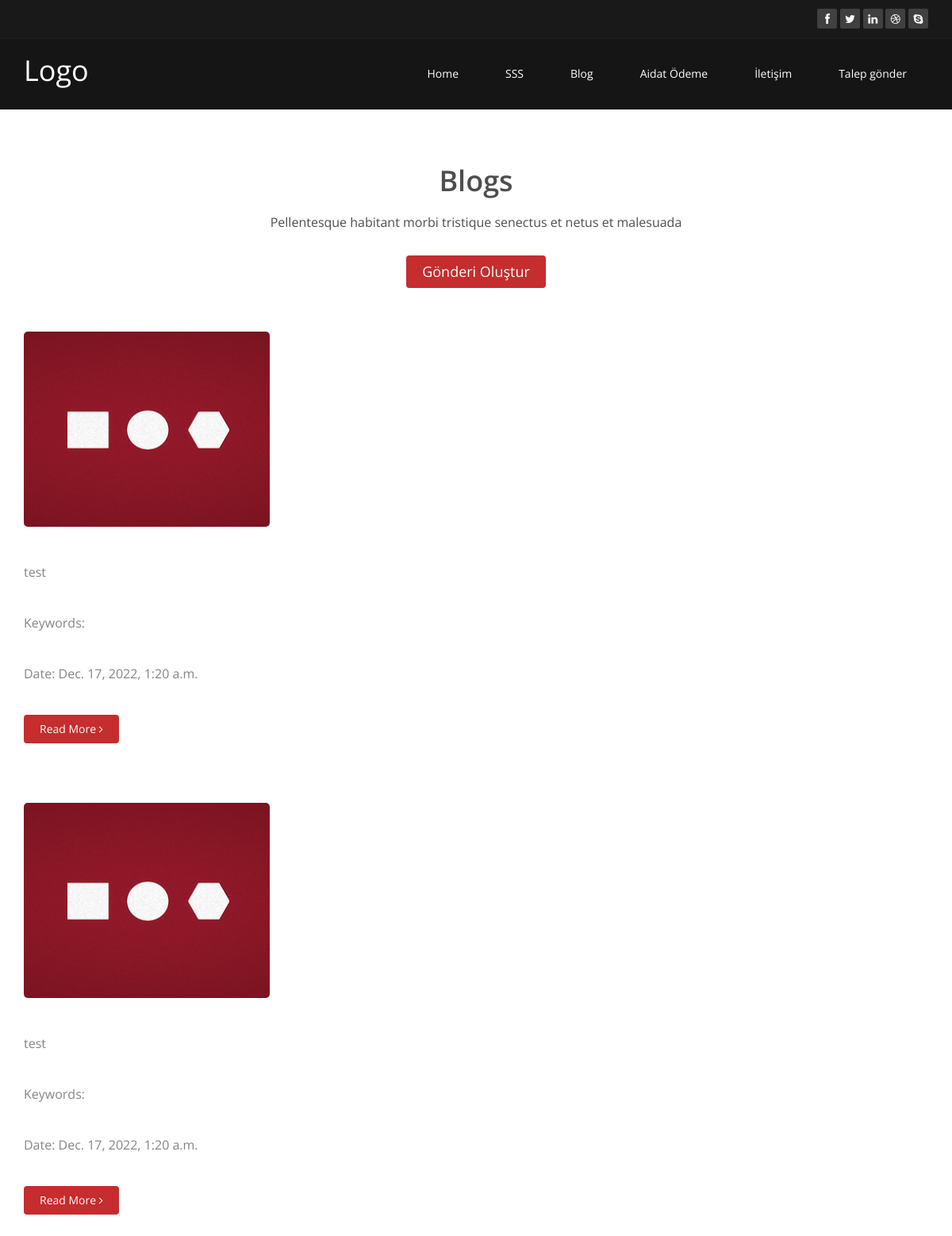
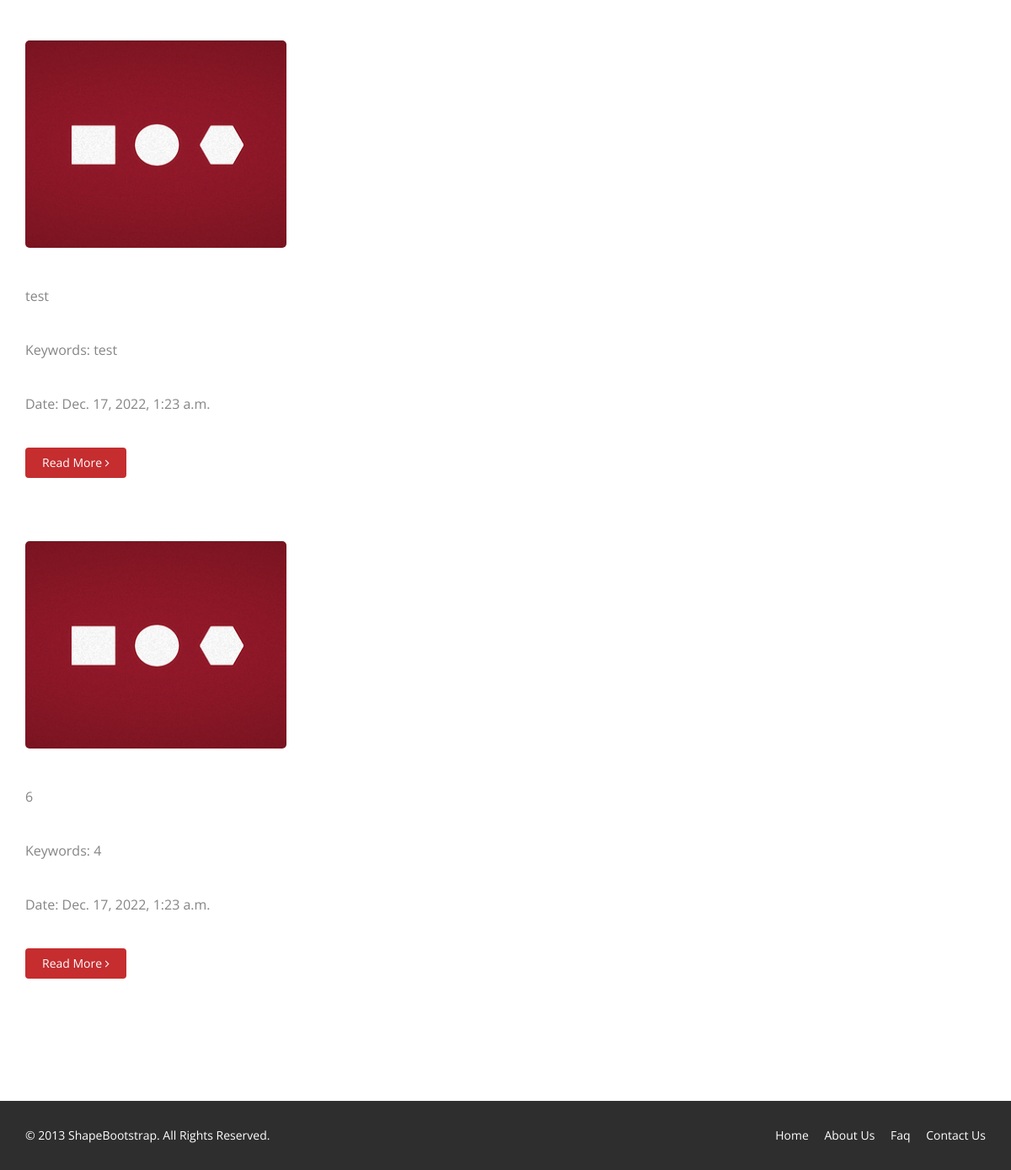
The app's page /blog/ (signed in) with its own data (2 pictures, top to bottom).
### core/models.py (models this page shows, shortened)
class Content(models.Model):
    id = models.UUIDField(primary_key=True,default=uuid.uuid4)
    title = models.CharField(max_length=100)
    keywords = models.CharField(max_length=100)
    description = models.TextField()
    image = models.ImageField(upload_to='content_images',default='content_images/blog_image.png')
    menu_id = models.IntegerField(blank=True,null=True)
    detail = models.CharField(max_length=100)
    type = models.CharField(max_length=10)
    created_at = models.DateTimeField(default=datetime.now)
    updated_at = models.DateTimeField(default=datetime.now)

### core/views.py (the view)
# urls.py: 2. Add a URL to urlpatterns:  path('blog/', include('blog.urls'))
@login_required(login_url='signin/')
def blog(request):
    contents = Content.objects.all()
    return render(request,'blog.html',{'contents':contents})

### templates/blog.html (shortened to what this page needs)
{% load static %}
<!DOCTYPE html>
<html lang="en">
<head>
    <link rel="stylesheet" href="https://maxcdn.bootstrapcdn.com/bootstrap/3.4.1/css/bootstrap.min.css">
    <link href="{% static 'css/bootstrap.min.css' %}" rel="stylesheet">
    <link href="{% static 'css/font-awesome.min.css' %}" rel="stylesheet">
    <link href="{% static 'css/animate.min.css' %}" rel="stylesheet">
    <link href="{% static 'css/prettyPhoto.css' %}" rel="stylesheet">
    <link href="{% static 'css/main.css' %}" rel="stylesheet">
    <link href="{% static 'css/responsive.css' %}" rel="stylesheet">
</head>
<body>
    {% include 'menu.html' %}
    {% block content %}
    <section id="blog" class="container">
        <div class="center">
            <h2>Blogs</h2>
            <p class="lead">Pellentesque habitant morbi tristique senectus et netus et malesuada</p>
            <a href="{% url 'upload' %}" style="font-size: large;" class="btn btn-primary " >Gönderi Oluştur</a>
        </div>
        <div class="blog">
            <div class="row">
            {% for content in contents %}
                 <div class="col-md-8">
                    <div class="blog-item">
                        <div class="row">
                            <div class="col-xs-12 col-sm-10 blog-content">
                                <a href="#"><img class="img-responsive img-blog" src="{{content.image.url}}" width="50%" height="200px" alt="" /></a>
                                <h3>{{content.description}}</h3>
                                <h3>Keywords: {{content.keywords}} </h3>
                                <h3>Date: {{content.created_at}}</h3>
                                <a class="btn btn-primary readmore" href="/blogs/{{content.id}}">Read More <i class="fa fa-angle-right"></i></a>
                            </div>
                        </div>
                    </div>
                 </div>
                {% endfor %}
            </div>
        </div>
    </section>
    <footer id="footer" class="midnight-blue">
        <div class="container">
            <div class="row">
                <div class="col-sm-6">
                    &copy; 2013 <a target="_blank" href="http://shapebootstrap.net/" title="Free Twitter Bootstrap WordPress Themes and HTML templates">ShapeBootstrap</a>. All Rights Reserved.
                </div>
                <div class="col-sm-6">
                    <ul class="pull-right">
                        <li><a href="#">Home</a></li>
                        <li><a href="#">About Us</a></li>
                        <li><a href="#">Faq</a></li>
                        <li><a href="#">Contact Us</a></li>
                    </ul>
                </div>
            </div>
        </div>
    </footer>
</body>
</html>
{% endblock %}

### staticfiles/css/main.css (style rules this page uses)
body { background: #fff; font-family: 'Open Sans', sans-serif; color:#4e4e4e; line-height: 22px; }
h1, h2, h3, h4, h5, h6 { font-weight: 600; font-family: 'Open Sans', sans-serif; color:#4e4e4e; }
h2 { font-size: 20px; }
h3 { font-size: 16px; color: #787878; font-weight: 400; line-height: 24px; }
a { color: #c52d2f; -webkit-transition: color 300ms, background-color 300ms; -moz-transition: color 300ms, background-color 300ms; -o-transition: color 300ms, background-color 300ms; transition: color 300ms, background-color 300ms; }
.btn-primary { padding: 8px 20px; background: #c52d2f; color: #fff; border-radius: 4px; border:none; margin-top: 10px; }
.center h2 { font-size: 36px; margin-top: 0; margin-bottom: 20px; }
body > section { padding: 70px 0; }
.center { text-align: center; padding-bottom: 55px; }
.lead { font-size: 16px; line-height: 24px; font-weight: 400; }
.blog-item { border-radius: 0; overflow: hidden; margin-bottom: 50px; }
.blog .blog-item .img-blog { border-radius: 5px; margin-bottom: 45px; }
.blog .blog-item .blog-content { padding-bottom: 25px; }
.readmore { margin-top: 0; }
.blog .blog-item .blog-content h3 { color: #858586; margin-bottom: 40px; }
#footer { padding-top: 30px; padding-bottom: 30px; color: #fff; background: #2e2e2e; }
#footer a { color: #fff; }
#footer ul { list-style: none; padding: 0; margin: 0; }
#footer ul > li { display: inline-block; margin-left: 15px; }

### records on screen
Content: image (picture), description "test", created_at "Dec. 17, 2022, 1:20 a.m."
Content: image (picture), description "test", created_at "Dec. 17, 2022, 1:20 a.m."
Content: image (picture), description "test", keywords "test", created_at "Dec. 17, 2022, 1:23 a.m."
Content: image (picture), description "6", keywords "4", created_at "Dec. 17, 2022, 1:23 a.m."
